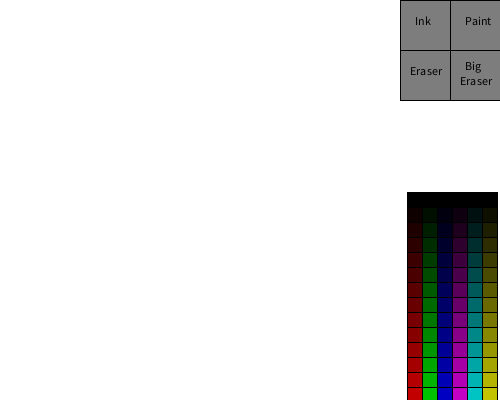
Frame 1 (no input)
Frame 60 (the mouse pressed at the canvas centre just before this capture): identical to frame 1, image omitted
Frame 120 (the mouse held since frame 60 and released just before this capture): identical to frame 1, image omitted

The Processing sketch that drew this single still picture (run headless with seeded random() and noise(); from frame 60 on, the mouse is pressed at the canvas centre):

// Processing sketch: processing_154688
// ── processing_154688.pde

//ben kandov
//my function for color; I'll be modifying it in future for loops to make different arrays of color
void colordisplay(float color1, float color2, float color3){
  fill(color1,color2,color3);
}
void setup(){
  /*
  In this void setup, I put the designs for my drawing material buttons
  and the for loops that draw my arrays of colors, which I'll use later in the mousePressed function to set the buttons for choosing between colors 
  */
  size(500,400);
  background(255,255,255);
  rectMode(CENTER);
  //designs for buttons for switching between drawing materials
  fill(125,125,125);
  rect(425,25,50,50);
  fill(0,0,0);
  text("Ink",415,25);
  fill(125,125,125);
  rect(475,25,50,50);
  fill(0,0,0);
  text("Paint",465,25);
  fill(125,125,125);
  rect(425,75,50,50);
  fill(0,0,0);
  text("Eraser",410,75);
  fill(125,125,125);
  rect(475,75,50,50);
  fill(0,0,0);
  text("Big",465,70);
  text("Eraser",460,85);
  
  for(float c = 0; c<200; c+=15){
      colordisplay(c,0,0);
      rect(415,200+c,15,15);
     }
  for(float c =0; c<200; c+=15){
      colordisplay(0,c,0);
      rect(430,200+c,15,15);
     }
  for(float c =0; c<200;c+=15){
      colordisplay(0,0,c);
      rect(445,200+c,15,15);
     }
  for(float c =0; c<200;c+=15){
      colordisplay(c,0,c);
      rect(460,200+c,15,15);
     } 
  for(float c =0; c<200;c+=15){
      colordisplay(0,c,c);
      rect(475,200+c,15,15);
     }  
  for(float c =0; c<200;c+=15){
      colordisplay(c,c,0);
      rect(490,200+c,15,15);
     }  
     
 
}
    
//variables for sizes of material
//variable for paint-stroke size
float ps = 5;
//variable for eraser-size
float e = 10;
//variable for big-eraser-size
float be = 25;
//variable for splotch size
float s = 25;
//booleans for drawing materials - their values decide whether a material is active or not
boolean inkSplotch=false;
boolean paintStroke=false;
boolean eraser = false;
boolean bigEraser = false;
//this randfactor is just for the use of the ink splotch material, to calculate the random factor of stray ink splotches
float randfactor = 5;

//variables for color which will be later determined by my for loops that determine color
float colorVal1;
float colorVal2;
float colorVal3;


void draw(){
  //the fill of the drawing material, which uses those variables dependant on later for loops
  fill(colorVal1,colorVal2,colorVal3);

  //conditionals for big eraser material
  //if boolean is activated/button is pressed, make bigEraser shape wherever mouseX/Y is below 200, and then the same place +200 in the x direction
  if(bigEraser==true){
    noStroke();
    if ((mousePressed==true) && (mouseX<200)){
      bigEraser(mouseX,mouseY,be);
      float xmirrored = 200 + (200-mouseX);
      bigEraser(xmirrored,mouseY,be);
    }
  }
  //conditionals for eraser material
  //if boolean is activated/button is pressed, make Eraser shape wherever mouseX/Y is below 200, and then the same place +200 in the x direction
 if(eraser==true){
  noStroke();
  if ((mousePressed==true) && (mouseX<200)){
      eraser(mouseX,mouseY,e);
      float xmirrored = 200 + (200-mouseX);
      eraser(xmirrored,mouseY,e);
  }
 }
  //conditionals for paint-brush material
  //if boolean is activated/button is pressed, make painStroke shape wherever mouseX/Y is below 200, and then the same place +200 in the x direction
 if(paintStroke==true){
   noStroke();
  if ((mousePressed==true) && (mouseX < 200)) {
    brushStroke(mouseX,mouseY,ps);
    float xmirrored = 200 + (200-mouseX);
    brushStroke(xmirrored,mouseY,ps);
  }  
 } 
  //conditionals for ink splotch material
  //if boolean is activated/button is pressed, make inkSplotch shape wherever mouseX/Y is below 200, and then the same place +200 in the x direction
  //also calculates a random factor to make smaller ellipses and change the size of the main ellipse in the inkSplotch, yet keeps it above diameter of 15, and below one of 50.
 if(inkSplotch==true){
   noStroke();
  //if mouse is pressed in a certain area, and the mouse is in the first half of the screeen (width/2)
  if ((mousePressed == true) && (mouseX < 200)) {
    splotch(mouseX,mouseY,s);
    s += random(-randfactor,randfactor);
    
    float xmirrored = 200 + (200-mouseX);
    splotch(xmirrored, mouseY, s);
    s += random(-randfactor,randfactor);
    if(mousePressed == false) {
      s = 5;
    }
    
  }
  if (s>50){
    s-=5;
  }
  if (s<15) {
    s+=5;
  }
 }
 //if key is pressed, everything drawn is erased, yet permanent things like buttons are retained and redrawn
 if (keyPressed==true){
      background(255,255,255);
      stroke(5);
        //designs for buttons for switching between drawing materials
      fill(125,125,125);
      rect(425,25,50,50);
      fill(0,0,0);
      text("Ink",415,25);
      fill(125,125,125);
      rect(475,25,50,50);
      fill(0,0,0);
      text("Paint",465,25);
      fill(125,125,125);
      rect(425,75,50,50);
      fill(0,0,0);
      text("Eraser",410,75);
      fill(125,125,125);
      rect(475,75,50,50);
      fill(0,0,0);
      text("Big",465,70);
      text("Eraser",460,85);
       //designs for buttons for switching between colors
      for(float c = 0; c<200; c+=15){
        colordisplay(c,0,0);
        rect(415,200+c,15,15);
        }
      for(float c =0; c<200; c+=15){
        colordisplay(0,c,0);
        rect(430,200+c,15,15);
        }
      for(float c =0; c<200;c+=15){
        colordisplay(0,0,c);
        rect(445,200+c,15,15);
        }
      for(float c =0; c<200;c+=15){
        colordisplay(c,0,c);
        rect(460,200+c,15,15);
        } 
        for(float c =0; c<200;c+=15){
        colordisplay(0,c,c);
        rect(475,200+c,15,15);
        }  
       for(float c =0; c<200;c+=15){
        colordisplay(c,c,0);
        rect(490,200+c,15,15);
        }   
      
    }
} 

//functions for different drawing materials
//ink splotches/default material
//this function for inkSplotches makes that random factor, and also an ellipse which is the ink splotch.
void splotch(float xsplotch, float ysplotch, float splotchsize){


 ellipse(xsplotch,ysplotch,splotchsize,splotchsize);
 float chance = random(6);
 
 
 
 if (chance>5) {
   float rand = random(0.4);
   ellipse(xsplotch+splotchsize+random(-3,3),ysplotch+splotchsize+random(-3,3),s*rand,s*rand);
 }
}
//paint-strokes material
//this function just makes a simple ellipse with no random factors. It's for cleaner drawing
void brushStroke(float strokeX, float strokeY, float strokeSize){
  ellipse(strokeX,strokeY,strokeSize,strokeSize);
}
//eraser material
//this is just the small eraser; it makes an ellipse that is always white independent from the fill at the beginning of my draw loop
void eraser(float eraserX, float eraserY, float eraserSize){
  fill(255,255,255);
  ellipse(eraserX,eraserY,eraserSize,eraserSize);
}
//big eraser material
//this is a bigger eraser, and it makes a bigger ellipse that is also always white independent from the fill at the beginning of my draw loop
void bigEraser(float bigEraserX,float bigEraserY,float bigEraserSize){
  fill(255,255,255);
  ellipse(bigEraserX,bigEraserY,bigEraserSize,bigEraserSize);
}
  
//function button pressings
//this is the function for all of my buttons. I reincorporated the color for loops to insert mouse conditionals within them.
void mousePressed(){
  //designs for buttons for switching between drawing materials
  fill(125,125,125);
  rect(425,25,50,50);
  fill(0,0,0);
  text("Ink",415,25);
  fill(125,125,125);
  rect(475,25,50,50);
  fill(0,0,0);
  text("Paint",465,25);
  fill(125,125,125);
  rect(425,75,50,50);
  fill(0,0,0);
  text("Eraser",410,75);
  fill(125,125,125);
  rect(475,75,50,50);
  fill(0,0,0);
  text("Big",465,70);
  text("Eraser",460,85);
  //inkSplotch button
  if(mouseX>400&&mouseX<450&&mouseY>0&&mouseY<50){
    inkSplotch=true;
    paintStroke=false;
    eraser=false;
    bigEraser=false;
  }
  //paintStroke button
  if(mouseX>450&&mouseX<500&&mouseY>0&&mouseY<50){
    paintStroke=true;
    inkSplotch=false;
    eraser=false;
    bigEraser=false;
  }
  //eraser button
  if(mouseX>400&&mouseX<450&&mouseY>50&&mouseY<100){
    eraser=true;
    inkSplotch=false;
    paintStroke=false;
    bigEraser=false;
  }
  //big eraser button
  if(mouseX>450&&mouseX<500&&mouseY>50&&mouseY<100){
    bigEraser=true;
    eraser=false;
    paintStroke=false;
    eraser=false;
  }


  for(float c = 0; c<200; c+=15){
       colordisplay(c,0,0);
       rect(415,200+c,15,15);
      if(mouseX>408&&mouseX<422&&mouseY>200+c-7&&mouseY<200+c+7){
        colorVal1=c;
        colorVal2=0;
        colorVal3=0;
      }
     }
  for(float c =0; c<200; c+=15){
       colordisplay(0,c,0);
       rect(430,200+c,15,15);
      if(mouseX>423&&mouseX<437&&mouseY>200+c-7&&mouseY<200+c+7){
        colorVal1=0;
        colorVal2=c;
        colorVal3=0;
      }
     }
  for(float c =0; c<200;c+=15){
       colordisplay(0,0,c);
       rect(445,200+c,15,15);
      if(mouseX>438&&mouseX<452&&mouseY>200+c-7&&mouseY<200+c+7){
        colorVal1=0;
        colorVal2=0;
        colorVal3=c;
      }
     }
  for(float c =0; c<200;c+=15){
       colordisplay(c,0,c);
       rect(460,200+c,15,15);
       if(mouseX>453&&mouseX<467&&mouseY>200+c-7&&mouseY<200+c+7){
         colorVal1=c;
         colorVal2=0;
         colorVal3=c;
       }
     } 
  for(float c =0; c<200;c+=15){
       colordisplay(0,c,c);
       rect(475,200+c,15,15);
       if(mouseX>468&&mouseX<482&&mouseY>200+c-7&&mouseY<200+c+7){
         colorVal1=0;
         colorVal2=c;
         colorVal3=c;
       }
     }  
  for(float c =0; c<200;c+=15){
       colordisplay(c,c,0);
       rect(490,200+c,15,15);
       if(mouseX>483&&mouseX<497&&mouseY>200+c-7&&mouseY<200+c+7){
         colorVal1=c;
         colorVal2=c;
         colorVal3=0;
       }
     }   
}
